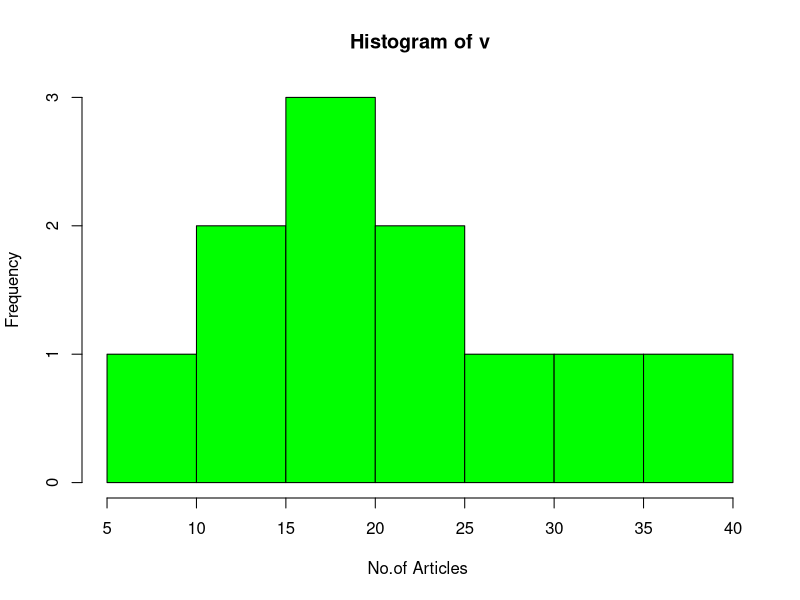
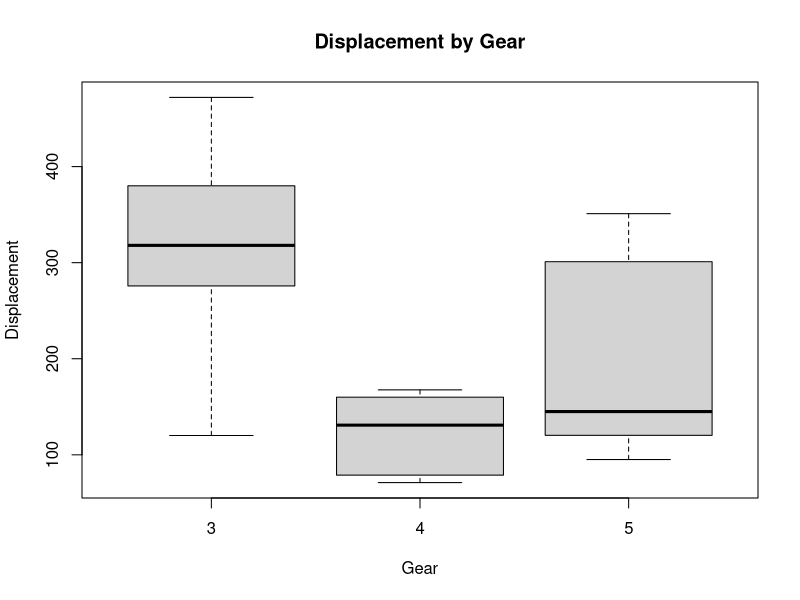
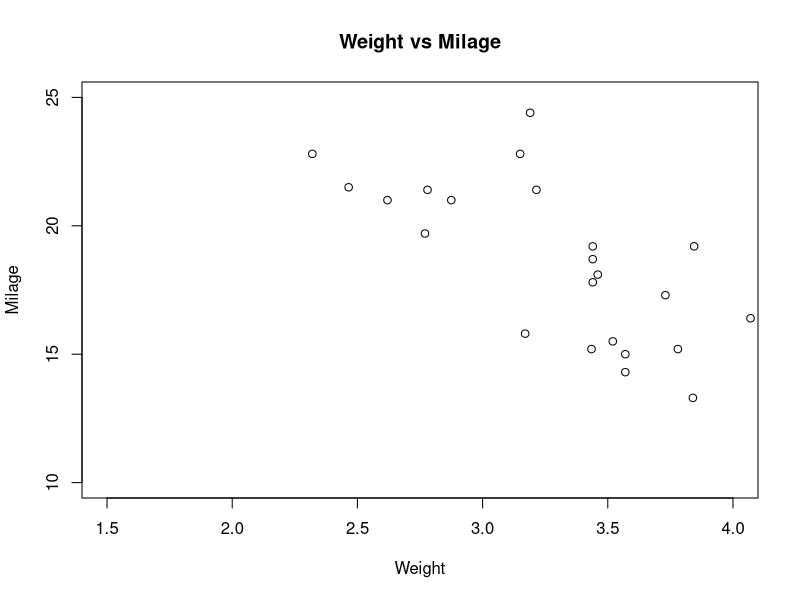

Write R code to recreate these figures, in order.

v <- c(19, 23, 11, 5, 16, 21, 32, 
       14, 19, 27, 39)


hist(v, xlab = "No.of Articles ",
     col = "green", border = "black")

# Load the dataset
data(mtcars)

# Create the box plot
boxplot(disp ~ gear, data = mtcars,
        main = "Displacement by Gear",
        xlab = "Gear",
        ylab = "Displacement")
# Get the input values.
input <- mtcars[, c('wt', 'mpg')]

# Plot the chart for cars with
# weight between 1.5 to 4 and
# mileage between 10 and 25.
plot(x = input$wt, y = input$mpg,
     xlab = "Weight",
     ylab = "Milage",
     xlim = c(1.5, 4),
     ylim = c(10, 25),	 
     main = "Weight vs Milage"
)

